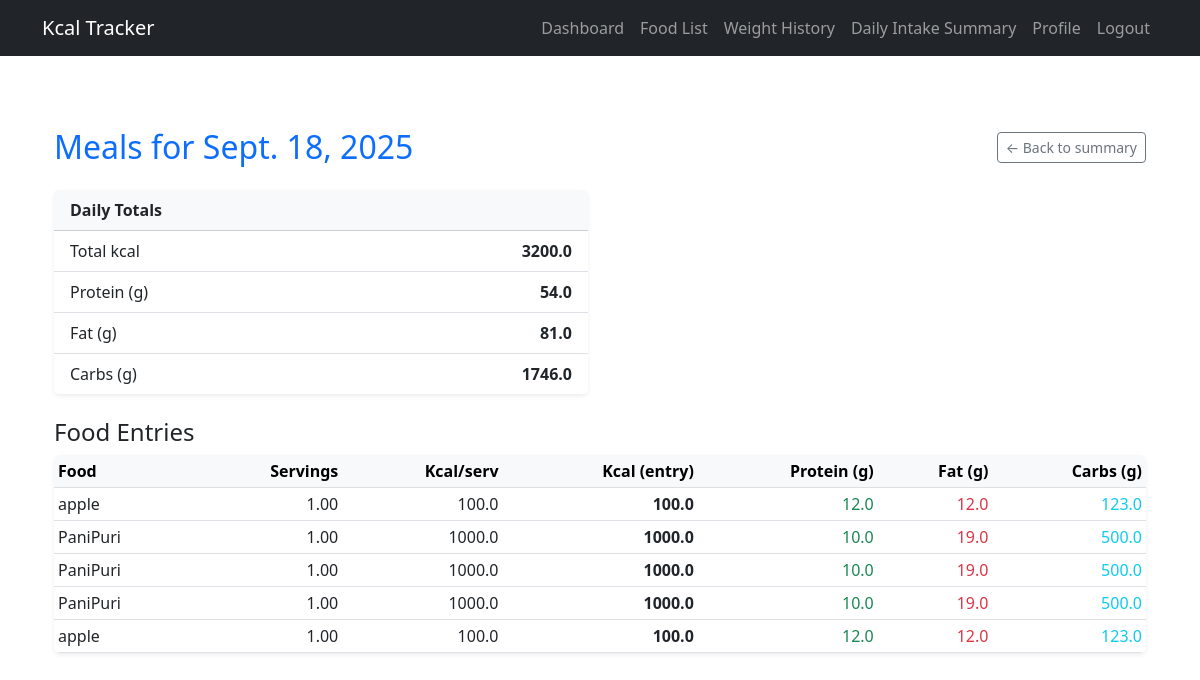
Page /tracker/daily-kcal/2025/9/18/ (signed in) on the committed database.
### tracker/models.py (models this page shows, shortened)
class MealEntry(models.Model):
    user = models.ForeignKey(User, on_delete=models.CASCADE)
    date = models.DateField(default=timezone.localdate)
    food = models.ForeignKey(Food, on_delete=models.CASCADE)
    servings = models.FloatField(default=1.0)  # relative to food.serving_size_g
    @property
    def kcal(self):
        return self.food.kcal * self.servings
    @property
    def protein_g(self):
        return self.food.protein_g * self.servings
    @property
    def fat_g(self):
        return self.food.fat_g * self.servings
    @property
    def carbs_g(self):
        return self.food.carbs_g * self.servings

class Food(models.Model):
    name = models.CharField(max_length=120, unique=True)
    serving_size_g = models.FloatField(default=100)
    kcal = models.FloatField()
    protein_g = models.FloatField(default=0)
    fat_g = models.FloatField(default=0)
    carbs_g = models.FloatField(default=0)

### tracker/views.py (the view)
# urls.py: path('daily-kcal/<int:year>/<int:month>/<int:day>/', views.daily_kcal_detail, name='daily_kcal_detail'),
@login_required
def daily_kcal_detail(request, year, month, day):
    the_date = date(year=int(year), month=int(month), day=int(day))
    entries = MealEntry.objects.filter(user=request.user, date=the_date).select_related('food').order_by('id')
    totals = entries.aggregate(
        total_kcal=Sum(F('food__kcal') * F('servings'), output_field=FloatField()),
        total_protein=Sum(F('food__protein_g') * F('servings'), output_field=FloatField()),
        total_fat=Sum(F('food__fat_g') * F('servings'), output_field=FloatField()),
        total_carbs=Sum(F('food__carbs_g') * F('servings'), output_field=FloatField()),
    )
    for k in ['total_kcal', 'total_protein', 'total_fat', 'total_carbs']:
        totals[k] = totals.get(k) or 0.0
    return render(request, 'history/daily_kcal_detail.html', {
        'date': the_date,
        'entries': entries,
        'totals': totals,
    })

### tracker/templates/history/daily_kcal_detail.html (shortened to what this page needs)
{% extends "base.html" %}
{% block content %}
<div class="container py-5">
  <div class="d-flex justify-content-between align-items-center mb-3">
    <h2 class="mb-0 text-primary">Meals for {{ date }}</h2>
    <a class="btn btn-sm btn-outline-secondary" href="{% url 'daily_kcal_summary' %}">
      &larr; Back to summary
    </a>
  </div>
  <div class="row my-4">
    <div class="col-md-6">
      <div class="card shadow-sm border-0">
        <div class="card-header bg-light fw-bold">Daily Totals</div>
        <ul class="list-group list-group-flush">
          <li class="list-group-item d-flex justify-content-between">
            <span>Total kcal</span>
            <strong>{{ totals.total_kcal|floatformat:1 }}</strong>
          </li>
          <li class="list-group-item d-flex justify-content-between">
            <span>Protein (g)</span>
            <strong>{{ totals.total_protein|floatformat:1 }}</strong>
          </li>
          <li class="list-group-item d-flex justify-content-between">
            <span>Fat (g)</span>
            <strong>{{ totals.total_fat|floatformat:1 }}</strong>
          </li>
          <li class="list-group-item d-flex justify-content-between">
            <span>Carbs (g)</span>
            <strong>{{ totals.total_carbs|floatformat:1 }}</strong>
          </li>
        </ul>
      </div>
    </div>
  </div>
  <h4 class="mt-4">Food Entries</h4>
  {% if entries %}
    <div class="table-responsive shadow-sm rounded">
      <table class="table table-sm table-hover align-middle mb-0">
        <thead class="table-light">
          <tr>
            <th>Food</th>
            <th class="text-end">Servings</th>
            <th class="text-end">Kcal/serv</th>
            <th class="text-end">Kcal (entry)</th>
            <th class="text-end">Protein (g)</th>
            <th class="text-end">Fat (g)</th>
            <th class="text-end">Carbs (g)</th>
          </tr>
        </thead>
        <tbody>
          {% for e in entries %}
            <tr>
              <td>{{ e.food.name }}</td>
              <td class="text-end">{{ e.servings|floatformat:2 }}</td>
              <td class="text-end">{{ e.food.kcal|floatformat:1 }}</td>
              <td class="text-end fw-semibold">{{ e.kcal|floatformat:1 }}</td>
              <td class="text-end text-success">{{ e.protein_g|floatformat:1 }}</td>
              <td class="text-end text-danger">{{ e.fat_g|floatformat:1 }}</td>
              <td class="text-end text-info">{{ e.carbs_g|floatformat:1 }}</td>
            </tr>
          {% endfor %}
        </tbody>
      </table>
    </div>
  {% else %}
    <div class="alert alert-warning mt-3">
      No entries for this date.
    </div>
  {% endif %}
</div>
{% endblock %}

### rows in the picture
MealEntry: food.name "apple", servings "1.00", food.kcal "100.0", kcal "100.0", protein_g "12.0", fat_g "12.0", carbs_g "123.0"
MealEntry: food.name "PaniPuri", servings "1.00", food.kcal "1000.0", kcal "1000.0", protein_g "10.0", fat_g "19.0", carbs_g "500.0"
MealEntry: food.name "PaniPuri", servings "1.00", food.kcal "1000.0", kcal "1000.0", protein_g "10.0", fat_g "19.0", carbs_g "500.0"
MealEntry: food.name "PaniPuri", servings "1.00", food.kcal "1000.0", kcal "1000.0", protein_g "10.0", fat_g "19.0", carbs_g "500.0"
MealEntry: food.name "apple", servings "1.00", food.kcal "100.0", kcal "100.0", protein_g "12.0", fat_g "12.0", carbs_g "123.0"

### other values in the picture
{{ date }} "Sept. 18, 2025"
{{ totals.total_kcal|floatformat:1 }} "3200.0"
{{ totals.total_protein|floatformat:1 }} "54.0"
{{ totals.total_fat|floatformat:1 }} "81.0"
{{ totals.total_carbs|floatformat:1 }} "1746.0"
